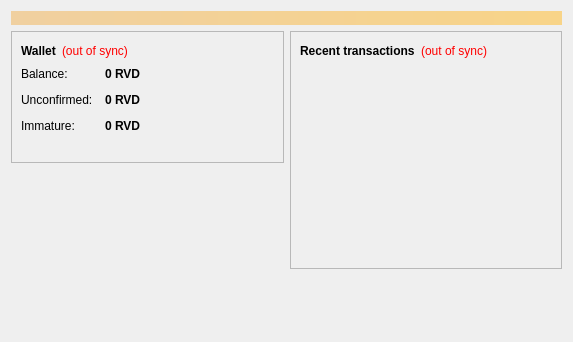
<?xml version="1.0" encoding="UTF-8"?>
<ui version="4.0">
 <class>OverviewPage</class>
 <widget class="QWidget" name="OverviewPage">
  <property name="geometry">
   <rect>
    <x>0</x>
    <y>0</y>
    <width>573</width>
    <height>342</height>
   </rect>
  </property>
  <property name="windowTitle">
   <string>Form</string>
  </property>
  <layout class="QVBoxLayout" name="topLayout">
   <item>
    <widget class="QLabel" name="labelAlerts">
     <property name="visible">
      <bool>false</bool>
     </property>
     <property name="styleSheet">
      <string notr="true">background-color: qlineargradient(x1: 0, y1: 0, x2: 1, y2: 0, stop:0 #F0D0A0, stop:1 #F8D488); color:#000000;</string>
     </property>
     <property name="wordWrap">
      <bool>true</bool>
     </property>
     <property name="margin">
      <number>3</number>
     </property>
    </widget>
   </item>
   <item>
    <layout class="QHBoxLayout" name="horizontalLayout" stretch="1,1">
     <item>
      <layout class="QVBoxLayout" name="verticalLayout_2">
       <item>
        <widget class="QFrame" name="frame">
         <property name="frameShape">
          <enum>QFrame::StyledPanel</enum>
         </property>
         <property name="frameShadow">
          <enum>QFrame::Raised</enum>
         </property>
         <layout class="QVBoxLayout" name="verticalLayout_4">
          <item>
           <layout class="QHBoxLayout" name="horizontalLayout_4">
            <item>
             <widget class="QLabel" name="label_5">
              <property name="font">
               <font>
                <weight>75</weight>
                <bold>true</bold>
               </font>
              </property>
              <property name="text">
               <string>Wallet</string>
              </property>
             </widget>
            </item>
            <item>
             <widget class="QLabel" name="labelWalletStatus">
              <property name="toolTip">
               <string>&lt;html&gt;&lt;head/&gt;&lt;body&gt;&lt;p&gt;The displayed information may be out of date. Your wallet automatically synchronizes with the Rvdcoin network after a connection is established, but this process has not completed yet.&lt;/p&gt;&lt;/body&gt;&lt;/html&gt;</string>
              </property>
              <property name="styleSheet">
               <string notr="true">QLabel { color: red; }</string>
              </property>
              <property name="text">
               <string notr="true">(out of sync)</string>
              </property>
              <property name="alignment">
               <set>Qt::AlignLeading|Qt::AlignLeft|Qt::AlignVCenter</set>
              </property>
             </widget>
            </item>
            <item>
             <spacer name="horizontalSpacer_2">
              <property name="orientation">
               <enum>Qt::Horizontal</enum>
              </property>
              <property name="sizeHint" stdset="0">
               <size>
                <width>40</width>
                <height>20</height>
               </size>
              </property>
             </spacer>
            </item>
           </layout>
          </item>
          <item>
           <layout class="QFormLayout" name="formLayout_2">
            <property name="fieldGrowthPolicy">
             <enum>QFormLayout::AllNonFixedFieldsGrow</enum>
            </property>
            <property name="horizontalSpacing">
             <number>12</number>
            </property>
            <property name="verticalSpacing">
             <number>12</number>
            </property>
            <item row="0" column="0">
             <widget class="QLabel" name="label">
              <property name="text">
               <string>Balance:</string>
              </property>
             </widget>
            </item>
            <item row="0" column="1">
             <widget class="QLabel" name="labelBalance">
              <property name="font">
               <font>
                <weight>75</weight>
                <bold>true</bold>
               </font>
              </property>
              <property name="cursor">
               <cursorShape>IBeamCursor</cursorShape>
              </property>
              <property name="toolTip">
               <string>Your current balance</string>
              </property>
              <property name="text">
               <string notr="true">0 RVD</string>
              </property>
              <property name="textInteractionFlags">
               <set>Qt::LinksAccessibleByMouse|Qt::TextSelectableByKeyboard|Qt::TextSelectableByMouse</set>
              </property>
             </widget>
            </item>
            <item row="1" column="0">
             <widget class="QLabel" name="label_3">
              <property name="text">
               <string>Unconfirmed:</string>
              </property>
             </widget>
            </item>
            <item row="1" column="1">
             <widget class="QLabel" name="labelUnconfirmed">
              <property name="font">
               <font>
                <weight>75</weight>
                <bold>true</bold>
               </font>
              </property>
              <property name="cursor">
               <cursorShape>IBeamCursor</cursorShape>
              </property>
              <property name="toolTip">
               <string>Total of transactions that have yet to be confirmed, and do not yet count toward the current balance</string>
              </property>
              <property name="text">
               <string notr="true">0 RVD</string>
              </property>
              <property name="textInteractionFlags">
               <set>Qt::LinksAccessibleByMouse|Qt::TextSelectableByKeyboard|Qt::TextSelectableByMouse</set>
              </property>
             </widget>
            </item>
            <item row="2" column="0">
             <widget class="QLabel" name="labelImmatureText">
              <property name="text">
               <string>Immature:</string>
              </property>
             </widget>
            </item>
            <item row="2" column="1">
             <widget class="QLabel" name="labelImmature">
              <property name="font">
               <font>
                <weight>75</weight>
                <bold>true</bold>
               </font>
              </property>
              <property name="toolTip">
               <string>Mined balance that has not yet matured</string>
              </property>
              <property name="text">
               <string notr="true">0 RVD</string>
              </property>
              <property name="textInteractionFlags">
               <set>Qt::LinksAccessibleByMouse|Qt::TextSelectableByKeyboard|Qt::TextSelectableByMouse</set>
              </property>
             </widget>
            </item>
           </layout>
          </item>
          <item>
           <widget class="QLabel" name="label_wallet_bgcoin">
            <property name="text">
             <string/>
            </property>
            <property name="pixmap">
             <pixmap resource="../bitcoin.qrc">:/images/wallet_bgcoin</pixmap>
            </property>
            <property name="scaledContents">
             <bool>false</bool>
            </property>
            <property name="alignment">
             <set>Qt::AlignCenter</set>
            </property>
            <property name="margin">
             <number>-2</number>
            </property>
           </widget>
          </item>
         </layout>
        </widget>
       </item>
       <item>
        <spacer name="verticalSpacer">
         <property name="orientation">
          <enum>Qt::Vertical</enum>
         </property>
         <property name="sizeHint" stdset="0">
          <size>
           <width>20</width>
           <height>40</height>
          </size>
         </property>
        </spacer>
       </item>
      </layout>
     </item>
     <item>
      <layout class="QVBoxLayout" name="verticalLayout_3">
       <item>
        <widget class="QFrame" name="frame_2">
         <property name="frameShape">
          <enum>QFrame::StyledPanel</enum>
         </property>
         <property name="frameShadow">
          <enum>QFrame::Raised</enum>
         </property>
         <layout class="QVBoxLayout" name="verticalLayout">
          <item>
           <layout class="QHBoxLayout" name="horizontalLayout_2">
            <item>
             <widget class="QLabel" name="label_4">
              <property name="text">
               <string>&lt;b&gt;Recent transactions&lt;/b&gt;</string>
              </property>
             </widget>
            </item>
            <item>
             <widget class="QLabel" name="labelTransactionsStatus">
              <property name="toolTip">
               <string>&lt;html&gt;&lt;head/&gt;&lt;body&gt;&lt;p&gt;The displayed information may be out of date. Your wallet automatically synchronizes with the Rvdcoin network after a connection is established, but this process has not completed yet.&lt;/p&gt;&lt;/body&gt;&lt;/html&gt;</string>
              </property>
              <property name="styleSheet">
               <string notr="true">QLabel { color: red; }</string>
              </property>
              <property name="text">
               <string notr="true">(out of sync)</string>
              </property>
              <property name="alignment">
               <set>Qt::AlignRight|Qt::AlignTrailing|Qt::AlignVCenter</set>
              </property>
             </widget>
            </item>
            <item>
             <spacer name="horizontalSpacer">
              <property name="orientation">
               <enum>Qt::Horizontal</enum>
              </property>
              <property name="sizeHint" stdset="0">
               <size>
                <width>40</width>
                <height>20</height>
               </size>
              </property>
             </spacer>
            </item>
           </layout>
          </item>
          <item>
           <widget class="QListView" name="listTransactions">
            <property name="styleSheet">
             <string notr="true">QListView { background: transparent; }</string>
            </property>
            <property name="frameShape">
             <enum>QFrame::NoFrame</enum>
            </property>
            <property name="verticalScrollBarPolicy">
             <enum>Qt::ScrollBarAlwaysOff</enum>
            </property>
            <property name="horizontalScrollBarPolicy">
             <enum>Qt::ScrollBarAlwaysOff</enum>
            </property>
            <property name="selectionMode">
             <enum>QAbstractItemView::NoSelection</enum>
            </property>
           </widget>
          </item>
         </layout>
        </widget>
       </item>
       <item>
        <spacer name="verticalSpacer_2">
         <property name="orientation">
          <enum>Qt::Vertical</enum>
         </property>
         <property name="sizeHint" stdset="0">
          <size>
           <width>20</width>
           <height>40</height>
          </size>
         </property>
        </spacer>
       </item>
      </layout>
     </item>
    </layout>
   </item>
  </layout>
 </widget>
 <resources/>
 <connections/>
</ui>
